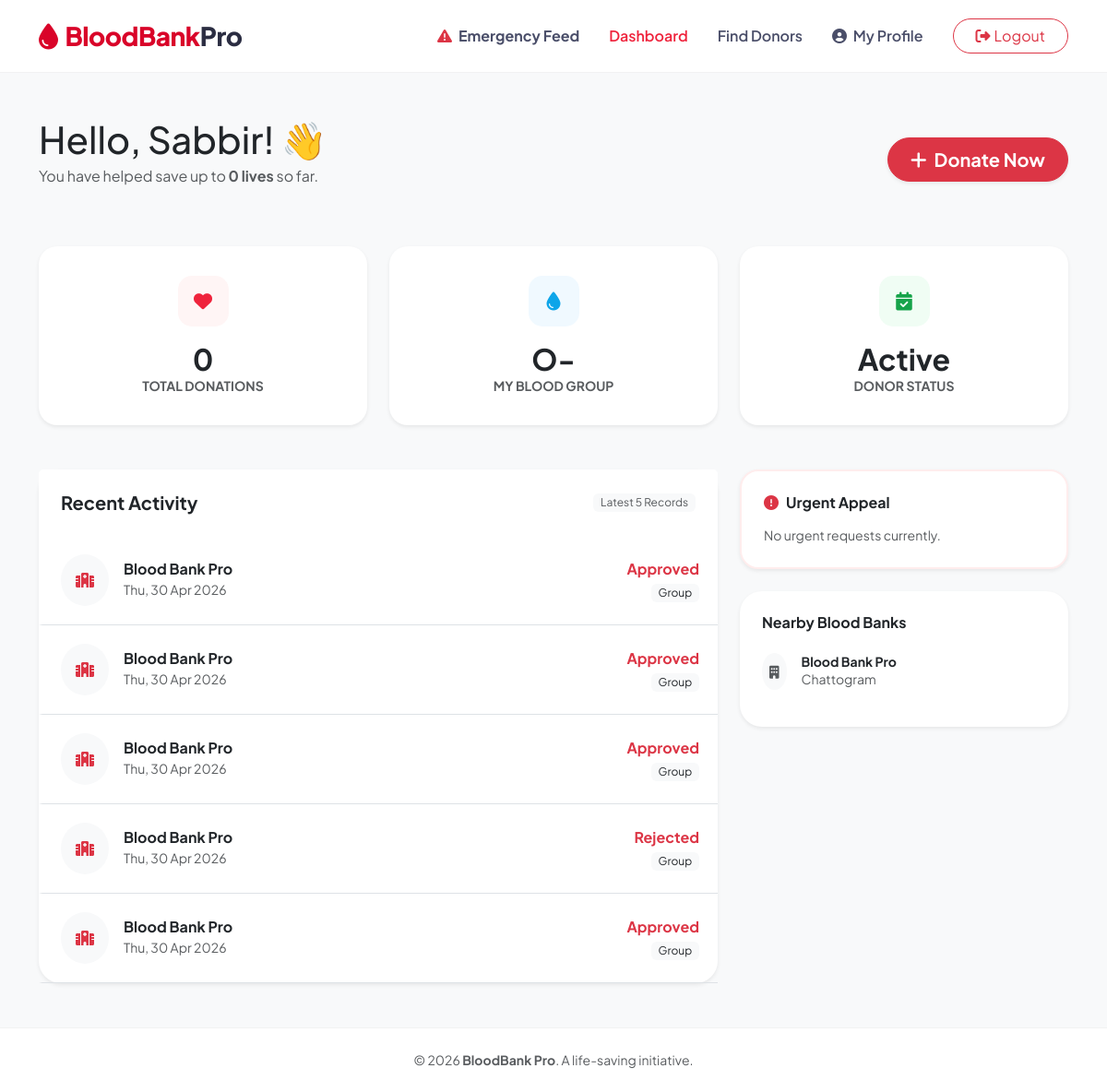
Page /dashboard/ (signed in) on the committed database.
### blood/models.py (models this page shows, shortened)
class User(AbstractUser):
    ROLE_CHOICES = (('admin', 'Admin'), ('donor', 'Donor'), ('hospital', 'Hospital'))
    BLOOD_GROUP_CHOICES = (('A+', 'A+'), ('A-', 'A-'), ('B+', 'B+'), ('B-', 'B-'),
                           ('AB+', 'AB+'), ('AB-', 'AB-'), ('O+', 'O+'), ('O-', 'O-'))
    role = models.CharField(max_length=10, choices=ROLE_CHOICES, default='donor')
    blood_group = models.CharField(max_length=5, blank=True, null=True, choices=BLOOD_GROUP_CHOICES)
    location = models.CharField(max_length=100, blank=True, null=True)
    phone = models.CharField(max_length=15, blank=True, null=True)
    is_available = models.BooleanField(default=True)  # For donor availability
    donation_count = models.PositiveIntegerField(default=0)

class DonationRequest(models.Model):
    STATUS_CHOICES = [
        ('pending', 'Pending'),
        ('approved', 'Approved'),
        ('completed', 'Completed'),
        ('rejected', 'Rejected'),
    ]
    donor = models.ForeignKey(User, on_delete=models.CASCADE)
    blood_bank = models.ForeignKey(BloodBank, on_delete=models.CASCADE)
    blood_group = models.CharField(max_length=5) # Increased to 5 for groups like 'AB-ve'
    units = models.IntegerField(default=1)
    date = models.DateField(default=timezone.now)
    status = models.CharField(max_length=10, choices=STATUS_CHOICES, default='pending')
    created_at = models.DateTimeField(auto_now_add=True)

class BloodBank(models.Model):
    name = models.CharField(max_length=200)
    location = models.CharField(max_length=100)
    contact = models.CharField(max_length=15)
    created_by = models.ForeignKey(User, on_delete=models.CASCADE)

### blood/views.py (the view, shortened to what this page needs)
# urls.py: path('dashboard/', views.dashboard, name='dashboard'),
@login_required
def dashboard(request):
    role = request.user.role
    if role == 'admin' or request.user.is_staff:
        total_inventory = BloodInventory.objects.aggregate(Sum('units_available'))['units_available__sum'] or 0
        pending_req_count = BloodRequest.objects.filter(status='pending').count()
        pending_don_count = DonationRequest.objects.filter(status='pending').count()
        context = {
        'total_donors': User.objects.filter(role='donor').count(),
        'total_hospitals': User.objects.filter(role='hospital').count(),
        'inventory': BloodInventory.objects.all(),
        'recent_requests': BloodRequest.objects.filter(status='pending')[:10],
        'pending_donations': DonationRequest.objects.filter(status='pending')[:10],
        'stats': {
            'total_inventory': total_inventory,
            'pending_requests': pending_req_count,
            'pending_donations': pending_don_count,
        }
    }
        return render(request, 'blood/admin_dashboard.html', context)
    elif role == 'donor':
        context = {
            'my_donations': DonationRequest.objects.filter(donor=request.user).order_by('-created_at'),
            'approved_donations': DonationRequest.objects.filter(donor=request.user, status='approved'),
            'available_blood_banks': BloodBank.objects.all()[:5]
        }
        return render(request, 'blood/donor_dashboard.html', context)

### blood/templates/blood/donor_dashboard.html (shortened to what this page needs)
{% extends 'blood/base.html' %}
{% block content %}
<div class="container py-4">
    <div class="row align-items-center mb-5">
        <div class="col-md-8">
            <h1 class="fw-800 text-dark mb-1">Hello, {{ user.username }}! 👋</h1>
            <p class="text-muted">You have helped save up to <b>{{ user.donation_count|default:"0" }} lives</b> so far.</p>
        </div>
        <div class="col-md-4 text-md-end">
            <a href="{% url 'create_donation_request' %}" class="btn btn-danger btn-lg px-4 rounded-pill fw-bold shadow-sm">
                <i class="fas fa-plus me-2"></i>Donate Now
            </a>
        </div>
    </div>
    <div class="row g-4 mb-5">
        <div class="col-md-4">
            <div class="card stat-card shadow-sm p-3">
                <div class="card-body text-center">
                    <div class="icon-shape bg-soft-danger mx-auto"><i class="fas fa-heart fa-lg"></i></div>
                    <h2 class="fw-bold mb-0">{{ user.donation_count|default:"0" }}</h2>
                    <p class="text-muted mb-0 small text-uppercase fw-bold">Total Donations</p>
                </div>
            </div>
        </div>
        <div class="col-md-4">
            <div class="card stat-card shadow-sm p-3">
                <div class="card-body text-center">
                    <div class="icon-shape bg-soft-info mx-auto"><i class="fas fa-tint fa-lg"></i></div>
                    <h2 class="fw-bold mb-0">{{ user.blood_group|default:"B+" }}</h2>
                    <p class="text-muted mb-0 small text-uppercase fw-bold">My Blood Group</p>
                </div>
            </div>
        </div>
        <div class="col-md-4">
            <div class="card stat-card shadow-sm p-3">
                <div class="card-body text-center">
                    <div class="icon-shape bg-soft-success mx-auto"><i class="fas fa-calendar-check fa-lg"></i></div>
                    <h2 class="fw-bold mb-0">Active</h2>
                    <p class="text-muted mb-0 small text-uppercase fw-bold">Donor Status</p>
                </div>
            </div>
        </div>
    </div>
    <div class="row g-4">
        <div class="col-lg-8">
            <div class="card border-0 shadow-sm rounded-24">
                <div class="card-header bg-white border-0 py-4 px-4 d-flex justify-content-between align-items-center">
                    <h5 class="fw-bold mb-0">Recent Activity</h5>
                    <span class="badge bg-light text-muted fw-normal">Latest 5 Records</span>
                </div>
                <div class="card-body p-0">
                    {% for donation in my_donations %}
                    <div class="history-item d-flex justify-content-between align-items-center border-bottom">
                        <div class="d-flex align-items-center">
                            <div class="bg-light p-3 rounded-circle me-3">
                                <i class="fas fa-hospital text-danger"></i>
                            </div>
                            <div>
                                <h6 class="fw-bold mb-0">{{ donation.blood_bank.name }}</h6>
                                <small class="text-muted">{{ donation.created_at|date:"D, d M Y" }}</small>
                            </div>
                        </div>
                        <div class="text-end">
                            <div class="fw-bold {% if donation.status == 'completed' %}text-success{% elif donation.status == 'pending' %}text-warning{% else %}text-danger{% endif %}">
                                {{ donation.status|title }}
                            </div>
                            <span class="badge bg-light text-dark fw-normal">{{ donation.blood_group }} Group</span>
                        </div>
                    </div>
                    {% empty %}
                    <div class="p-5 text-center text-muted">No donation history available.</div>
                    {% endfor %}
                </div>
            </div>
        </div>
        <div class="col-lg-4">
            <div class="card emergency-alert shadow-sm mb-4">
                <div class="card-body p-4">
                    <div class="d-flex align-items-center mb-3">
                        <i class="fas fa-exclamation-circle text-danger me-2"></i>
                        <h6 class="fw-bold mb-0">Urgent Appeal</h6>
                    </div>
                    {% if urgent_appeal %}
                    <div class="bg-light p-3 rounded-15">
                        <div class="d-flex justify-content-between mb-2">
                            <span class="badge bg-danger rounded-pill">{{ urgent_appeal.blood_group }} Needed</span>
                            <small class="text-muted">{{ urgent_appeal.created_at|timesince }} ago</small>
                        </div>
                        <h6 class="fw-bold mb-1">{{ urgent_appeal.hospital_name }}</h6>
                        <p class="small text-muted mb-3"><i class="fas fa-map-marker-alt me-1"></i> {{ urgent_appeal.location }}</p>
                        <a href="tel:{{ urgent_appeal.contact_number }}" class="btn btn-outline-danger btn-sm w-100 rounded-pill fw-bold">
                            Contact Now
                        </a>
                    </div>
                    {% else %}
                    <p class="text-muted small mb-0">No urgent requests currently.</p>
                    {% endif %}
                </div>
            </div>
            <div class="card border-0 shadow-sm rounded-24">
                <div class="card-body p-4">
                    <h6 class="fw-bold mb-4">Nearby Blood Banks</h6>
                    {% for bank in available_blood_banks %}
                    <div class="mb-3 d-flex align-items-center">
                        <div class="p-2 bg-light rounded-circle me-3">
                            <i class="fas fa-building text-muted small"></i>
                        </div>
                        <div>
                            <h6 class="mb-0 small fw-bold">{{ bank.name }}</h6>
                            <p class="small text-muted mb-0">{{ bank.location }}</p>
                        </div>
                    </div>
                    {% endfor %}
                </div>
            </div>
        </div>
    </div>
</div>
{% endblock %}

### blood/templates/blood/base.html (style rules this page uses)
:root { --primary-red: #ef233c; --dark-red: #d90429; --soft-bg: #f8f9fa; --glass: rgba(255, 255, 255, 0.9); }
body { font-family: "Plus Jakarta Sans", sans-serif; background-color: var(--soft-bg); color: #2b2d42; min-height: 100vh; display: flex; flex-direction: column; }

### blood/templates/blood/donor_dashboard.html (style rules this page uses)
:root { --blood-red: #ef233c; --dark-red: #d90429; }
body { background-color: #f8f9fa; }
.stat-card { border: none; border-radius: 20px; transition: transform 0.3s ease; background: #fff; }
.icon-shape { width: 55px; height: 55px; display: flex; align-items: center; justify-content: center; border-radius: 15px; margin-bottom: 1rem; }
.bg-soft-danger { background: #fff5f5; color: #ef233c; }
.bg-soft-success { background: #f0fdf4; color: #16a34a; }
.bg-soft-info { background: #f0f9ff; color: #0ea5e9; }
.rounded-24 { border-radius: 24px; }
.history-item { border-left: 4px solid transparent; transition: all 0.2s; padding: 1.25rem; }
.emergency-alert { background: #fff; border: 2px solid #ffeded; border-radius: 20px; }

### rows in the picture
User: username "Sabbir", donation_count "0", blood_group "O-"
DonationRequest: blood_bank.name "Blood Bank Pro", created_at "Thu, 30 Apr 2026", status "Approved"
DonationRequest: blood_bank.name "Blood Bank Pro", created_at "Thu, 30 Apr 2026", status "Approved"
DonationRequest: blood_bank.name "Blood Bank Pro", created_at "Thu, 30 Apr 2026", status "Approved"
DonationRequest: blood_bank.name "Blood Bank Pro", created_at "Thu, 30 Apr 2026", status "Rejected"
DonationRequest: blood_bank.name "Blood Bank Pro", created_at "Thu, 30 Apr 2026", status "Approved"
BloodBank: name "Blood Bank Pro", location "Chattogram"
